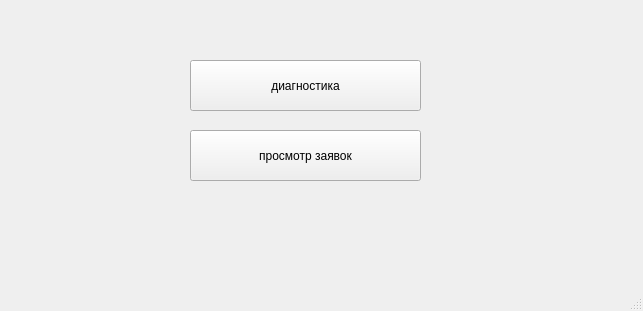
<?xml version="1.0" encoding="UTF-8"?>
<ui version="4.0">
 <class>MainWindow</class>
 <widget class="QMainWindow" name="MainWindow">
  <property name="geometry">
   <rect>
    <x>0</x>
    <y>0</y>
    <width>643</width>
    <height>311</height>
   </rect>
  </property>
  <property name="windowTitle">
   <string>MainWindow</string>
  </property>
  <widget class="QWidget" name="centralwidget">
   <widget class="QPushButton" name="diagnostikButton">
    <property name="geometry">
     <rect>
      <x>190</x>
      <y>60</y>
      <width>231</width>
      <height>51</height>
     </rect>
    </property>
    <property name="text">
     <string>диагностика</string>
    </property>
   </widget>
   <widget class="QPushButton" name="viewButton">
    <property name="geometry">
     <rect>
      <x>190</x>
      <y>130</y>
      <width>231</width>
      <height>51</height>
     </rect>
    </property>
    <property name="text">
     <string>просмотр заявок</string>
    </property>
   </widget>
  </widget>
  <widget class="QMenuBar" name="menubar">
   <property name="geometry">
    <rect>
     <x>0</x>
     <y>0</y>
     <width>643</width>
     <height>21</height>
    </rect>
   </property>
  </widget>
  <widget class="QStatusBar" name="statusbar"/>
 </widget>
 <resources/>
 <connections/>
</ui>
